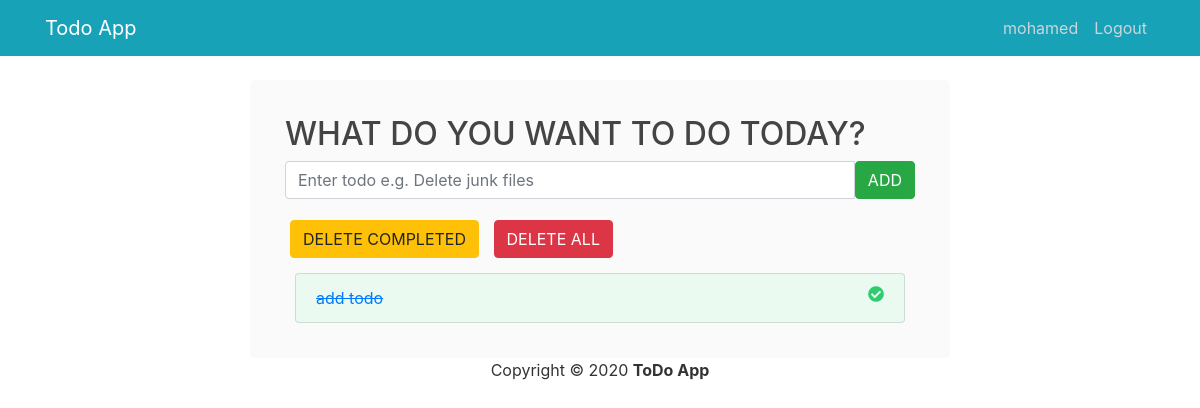
The app's page / (signed in), older data.
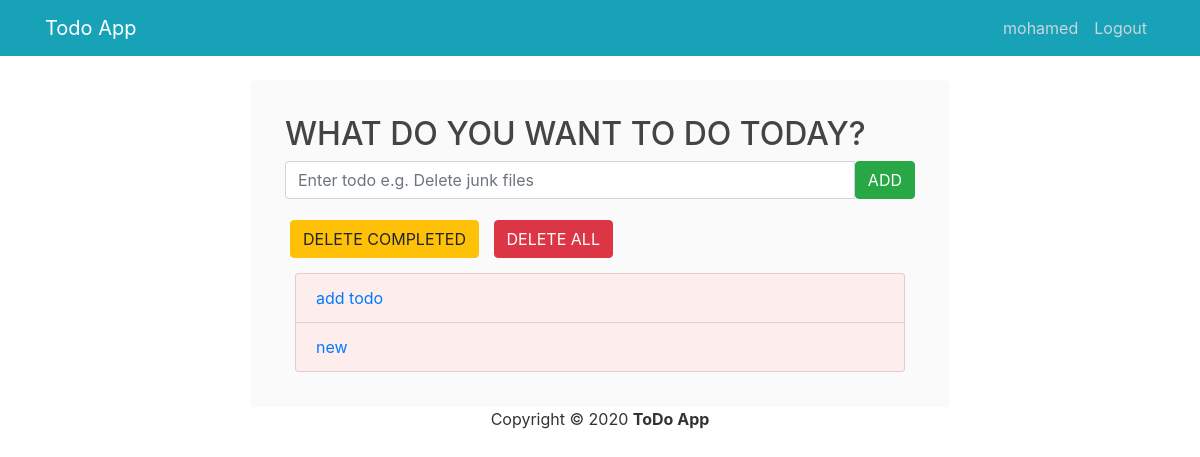
The same page, newer data.
### todo/models.py (models this page shows)
class Todo(models.Model):
    text = models.TextField(max_length=100)
    complete = models.BooleanField(default=False)
    user_id = models.ForeignKey(User, on_delete=models.CASCADE, default=1)
    def __str__(self):
        return self.text

### todo/views.py (the view)
# urls.py: path('', views.index, name='index'),
def index(request):
    todo_list = Todo.objects.filter(user_id = request.user.id)
    form = TodoForm()
    context = {
        'todo_list': todo_list,
        'form': form,
    }
    return render(request, 'todo/index.html', context)

### todo/forms.py
class TodoForm(forms.Form):
    text = forms.CharField(max_length=100,
           widget=forms.TextInput(attrs={'class':'form-control',
            'placeholder':"Enter todo e.g. Delete junk files",
             'aria-label': "Todo",
             'aria-describedby': "add-btn"
    })
                           )

### todo/templates/todo/index.html (shortened to what this page needs)
{% extends "todo/base.html" %}
{% block content %}
		{% if user.is_authenticated %}
			<div class="container-fluid justify-content-center" id="wrapper">
				<h2>WHAT DO YOU WANT TO DO TODAY?</h2>
				<form action="{% url 'add_todo' %}" method="POST" role="form">
					<div class="form-group">
						<div class="input-group">
							{{ form.text }}
						  <span class="input-group-btn">
							  <button type="submit" class="btn btn-success" id="add-btn">ADD</button>
						  </span>
						</div>
					</div>
				</form>
				<div class="justify-content-center">
						<div class="btn-group">
							<a href="{% url 'delcompleted' %}">
								<button type="button" class="btn btn-warning">
									 DELETE COMPLETED
								</button>
							</a>
						</div>
						<div class="btn-group">
							<a href="{% url 'delete_all' %}">
								<button type="button" class="btn btn-danger">
									 DELETE ALL
								</button>
							</a>
						</div>
				</div>
				<ul class="list-group t20">
				{% for todo in todo_list %}
					{% if todo.complete %}
						<a href="{% url 'incomplete' todo.id %}" class="todo-completed list-group-item">
							{{ todo }}<i class="fa fa-check-circle"></i>
						</a>
					{% else %}
						<a href="{% url 'complete' todo.id %}" class="list-group-item todo-notcompleted">{{ todo }}</a>
					{% endif %}
				{% endfor %}
				</ul>
			</div>
		{% endif %}
{% endblock %}

### todo/templates/todo/base.html (shortened to what this page needs)
{% load static %}
<!DOCTYPE html>
<html>
<head>
    <link rel="stylesheet" href="https://maxcdn.bootstrapcdn.com/bootstrap/4.0.0/css/bootstrap.min.css">
    <link rel="stylesheet" type="text/css"  href="{% static 'todo/main.css' %}" />
    <link rel="stylesheet" href="https://use.fontawesome.com/releases/v5.7.0/css/all.css">
</head>
<body>
    <header class="site-header">
      <nav class="navbar navbar-expand-md navbar-dark bg-steel fixed-top">
        <div class="container">
          <a class="navbar-brand mr-4" href="{% url 'index' %}">Todo App</a>
          <div class="collapse navbar-collapse" id="navbarToggle">
            <div class="navbar-nav">
            {% if user.is_authenticated %}
                <a class="nav-item nav-link" href="{% url 'profile' %}">{{user.username}}</a>
                <a class="nav-item nav-link" href="{% url 'logout' %}">Logout</a>
            {% else %}
                <a class="nav-item nav-link" href="{% url 'login' %}">Login</a>
                <a class="nav-item nav-link" href="{% url 'register' %}">Register</a>
            {% endif %}
            </div>
          </div>
        </div>
      </nav>
    </header>
    <main role="main" class="container">
          {% block content %}{% endblock %}
    <footer>
        <div class="row pad">
            <div class="col-lg-12 text-center">
                Copyright &copy; 2020 <strong>ToDo App</strong>
            </div>
        </div>
    </footer>
    </main>
</body>
</html>

### todo/static/todo/main.css (style rules this page uses)
body { background: #ffffff; color: #333333; margin-top: 5rem; }
#wrapper { margin-top: 50px; max-width:700px; background: #fafafa ; padding: 35px; border-radius: 5px; }
h1, h2, h3, h4, h5, h6 { color: #444444; }
ul { margin: 10px; }
.bg-steel { background-color: #18a2b8; text-align: center; }
.site-header .navbar-nav .nav-link { color: #cbd5db; }
.btn-group { text-align:center; margin:5px; }
.list-group-item { background: #ffffff ; }
.todo-notcompleted { background:#FDEDEC; }

Row changes from the older to the newer data that the page shows:
changed Todo "add todo": complete True → False (drawn)
added Todo: text "new"
